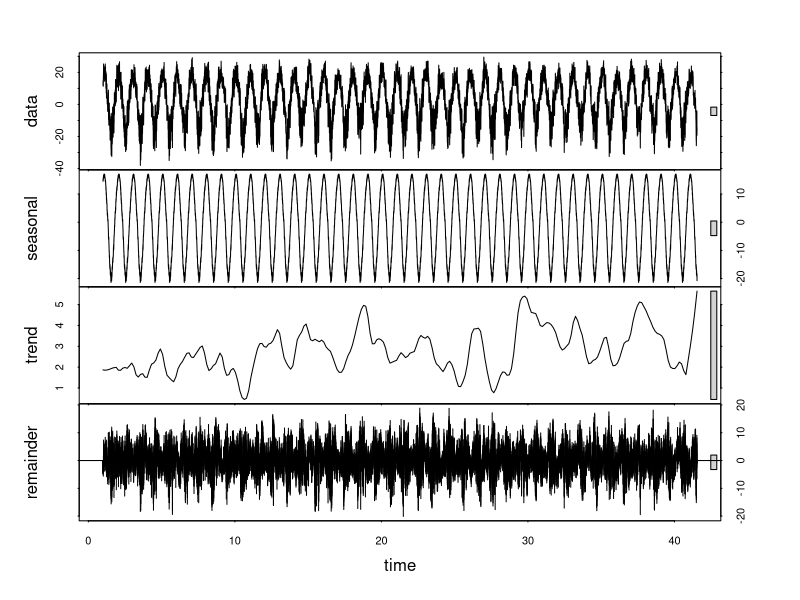
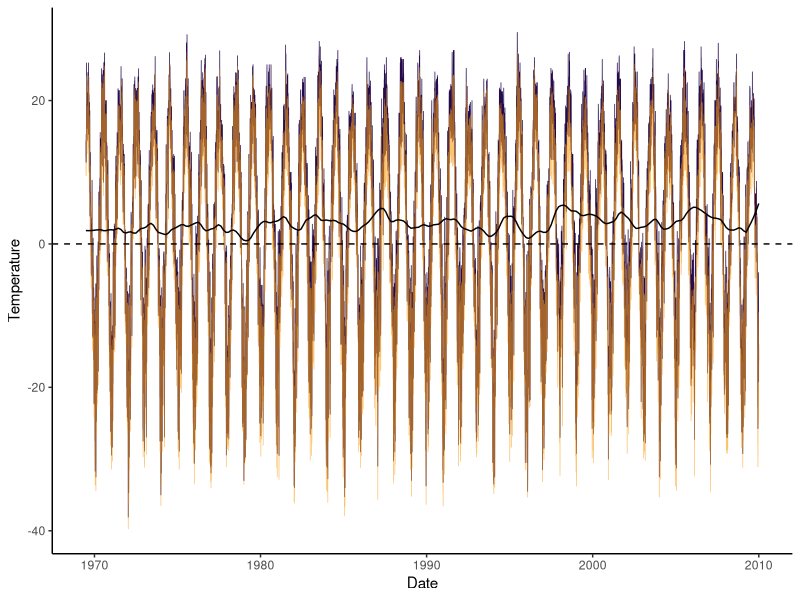
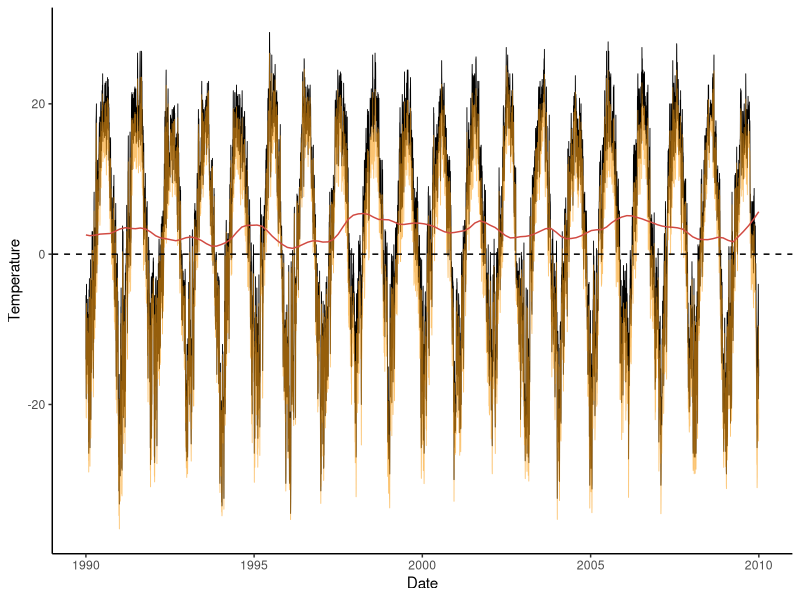
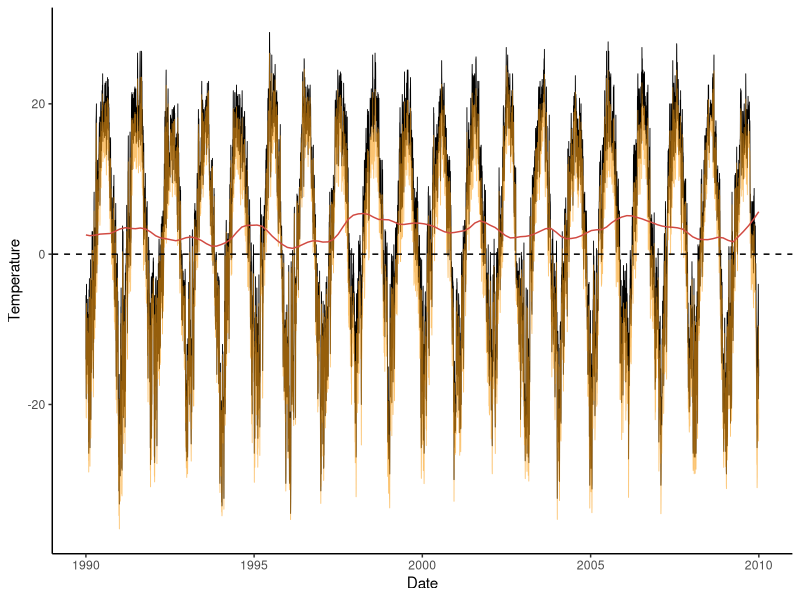

Here is the R script that generated these plots, in order:

library(tidyverse)
library(lubridate)
#library(fpp)
#library(forecast)
Inputs <- read.table("./L227_input_interpolated_constantfertilization.txt", skip = 1, header = T)

Temp <- Inputs %>%
  select(AirTemperature) 

Temp_ts <- ts(Temp[[1]], frequency = 365)
Temp_Decomposed <- stl(Temp_ts, "periodic")
Temp_Seasonal <- as.data.frame(Temp_Decomposed$time.series[,1])
Temp_Trend <- as.data.frame(Temp_Decomposed$time.series[,2])
Temp_Random <- as.data.frame(Temp_Decomposed$time.series[,3])

plot(Temp_Decomposed)

Temp_Seasonal<- mutate(Temp_Seasonal, 
                       Date = as_date(paste(Inputs$Year, Inputs$Month, Inputs$Day, sep = "-")))
Temp_Trend <- mutate(Temp_Trend, 
                       Date = as_date(paste(Inputs$Year, Inputs$Month, Inputs$Day, sep = "-")))
Temp_Random <- mutate(Temp_Random, 
                       Date = as_date(paste(Inputs$Year, Inputs$Month, Inputs$Day, sep = "-")))
Temp_Observed <- mutate(Temp, 
                        Date = as_date(paste(Inputs$Year, Inputs$Month, Inputs$Day, sep = "-")))

colnames(Temp_Seasonal) <- c("Temp.Seasonal", "Date")
colnames(Temp_Trend) <- c("Temp.Trend", "Date")
colnames(Temp_Random) <- c("Temp.Random", "Date")
colnames(Temp_Observed) <- c("Temp.Observed", "Date")

Temp_All <- 
  left_join(Temp_Observed, Temp_Seasonal, by = "Date") %>%
  left_join(., Temp_Trend, by = "Date") %>%
  left_join(., Temp_Random, by = "Date") 

Temp_All <- mutate(Temp_All, Temp.Detrended = Temp.Observed - Temp.Trend)
Temp_All_Period3 <- Temp_All[7495:17355,]
summary(Temp_All_Period3$Temp.Trend)
sd(Temp_All_Period3$Temp.Trend)


ggplot(Temp_All) +
  geom_line(aes(y = Temp.Observed, x = Date), color = "#240c4cff", size = 0.25) +
  geom_line(aes(y = Temp.Detrended, x = Date), color = "#f99d15ff", size = 0.25, alpha = 0.6) +
  geom_line(aes(y = Temp.Trend, x = Date), color = "black") +
  geom_hline(yintercept = 0, lty = 2) +
  ylab("Temperature") +
  theme_classic()

Temp.Period3 <-
ggplot(Temp_All[7494:17355,]) +
  geom_line(aes(y = Temp.Observed, x = Date), color = "black", size = 0.3) +
  geom_line(aes(y = Temp.Detrended, x = Date), color = "#f99d15ff", size = 0.3, alpha = 0.6) +
  geom_line(aes(y = Temp.Trend, x = Date), color = "#d14a42ff") +
  geom_hline(yintercept = 0, lty = 2) +
  ylab("Temperature") +
  theme_classic()
print(Temp.Period3)

ggsave("DecomposedTemp.Period3.pdf", Temp.Period3, dpi = 300, width = 6.5, height = 3, units = "in")


write.csv(file = "Temperature_Trends.csv", Temp_All, row.names = FALSE)
